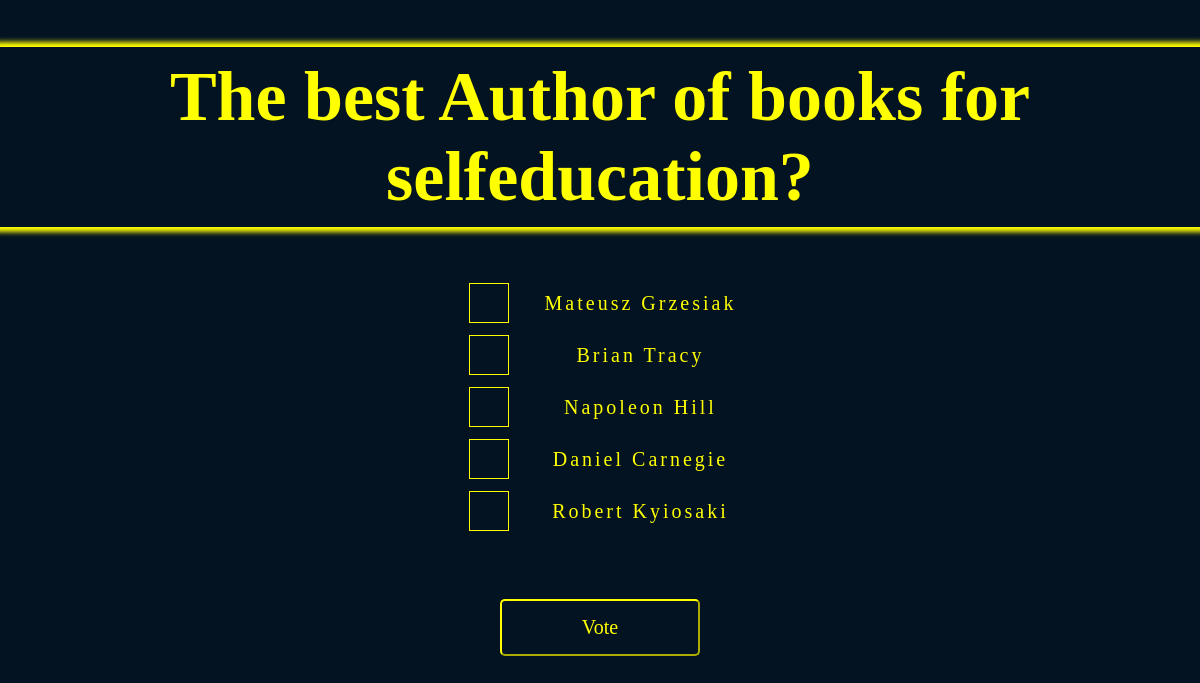
Page /2/details on the committed database.
### voting_app/models.py (models this page shows, shortened)
class Question(models.Model):
    question_text = models.CharField(max_length=200)
    pub_date = models.DateTimeField('published date')
    def is_recent(self):
        return timezone.now() > self.pub_date >= timezone.now() - datetime.timedelta(days=1)
    is_recent.short_description = 'Published recently?'
    is_recent.admin_order_field = 'pub_date'
    is_recent.boolean = True

class Choice(models.Model):
    question = models.ForeignKey(Question, on_delete=models.CASCADE)
    choice_text = models.CharField(max_length=200)
    votes = models.IntegerField(default=0)

### voting_app/views.py (the view)
# urls.py: path('<int:pk>/details', views.DetailsView.as_view(), name='details'),
class DetailsView(DetailView):
    model = Question
    template_name = 'voting_app/details.html'
    def get_queryset(self):
        return Question.objects.filter(pub_date__lte=timezone.now())

### voting_app/templates/voting_app/details.html (shortened to what this page needs)
<!DOCTYPE html>
<html lang="en" xmlns="http://www.w3.org/1999/html">
<head>
    {% load static %}
    <link rel="stylesheet" type="text/css" href="{% static 'voting_app/style.css' %}">
</head>
<body>
{% if question %}
<h1>{{ question.question_text }}</h1>
    <form action="{% url 'voting_app:vote'  question.id %}" method="POST" id="choices">
            <table>
                {% for choice in question.choice_set.all %}
                <tr>
                    <td><input type="radio" name="choice" id="choice{{ choice.id }}" value="{{ choice.id }}" class="option-input"></td>
                    <td><label for="choice{{ choice.id }}">{{ choice.choice_text }}</label></td>
                </tr>
                {% endfor %}
            </table>
        <input type="submit" value="Vote" id="submit">
    </form>
{% else %}
<h4>There is no question!</h4>
{% endif %}
</body>
</html>

### voting_app/static/voting_app/style.css (style rules this page uses)
body { text-align: center; align: center; margin: 0; padding: 0; background: #031321; font-family: consolas; }
h1 { text-shadow: 0 0 10px 10px black; padding: 10px; font-size: 70px; color: yellow; margin-bottom: 50px; box-shadow: 0 0 5px 5px yellow; }
#choices { color: yellow; letter-spacing: 3px; text-decoration: none; font-size: 20px; transition: 0.2s; }
#choices table { margin-left:auto; margin-right:auto; text-align: center; }
form label { color: yellow; border-radius: 5px; transition: 0.2s; }
.option-input { -webkit-appearance: none; -moz-appearance: none; -ms-appearance: none; -o-appearance: none; appearance: none; position: relative; border: 0.5px solid yellow; right: 0; bottom: 0; left: 0; height: 40px; width: 40px; transition: all 0.15s ease-out 0s; background: #031321; color: #031321; cursor: pointer; display: inline-block; margin-right: 2rem; outline: none; position: relative; z-index: 1000; }
#submit { font-family: consolas; font-size: 20px; margin-top: 60px; width: 200px; color: yellow; padding: 15px 30px; background: #031321; border-radius: 5px; border-color: yellow; transition: 0.2s; }

### rows in the picture
Question: question_text "The best Author of books for selfeducation?"
Choice: choice_text "Mateusz Grzesiak"
Choice: choice_text "Brian Tracy"
Choice: choice_text "Napoleon Hill"
Choice: choice_text "Daniel Carnegie"
Choice: choice_text "Robert Kyiosaki"
